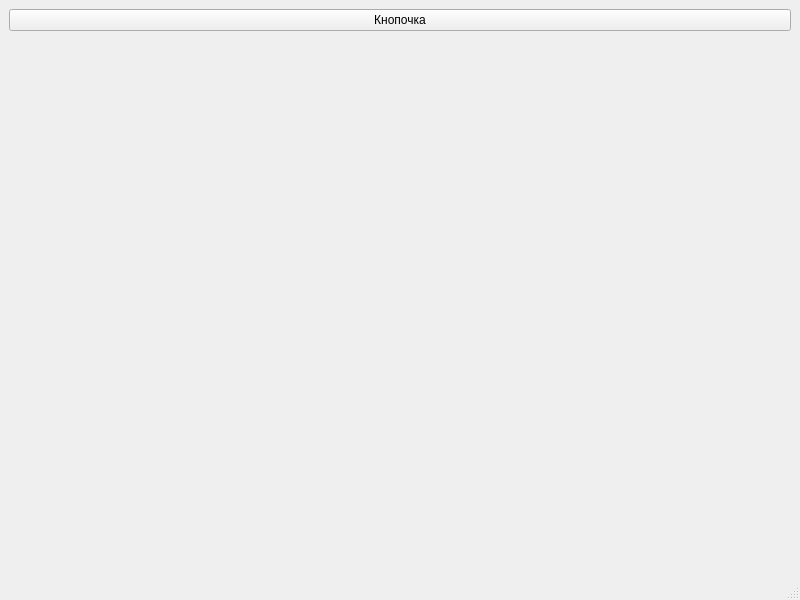
<?xml version="1.0" encoding="UTF-8"?>
<ui version="4.0">
 <class>MainWindow</class>
 <widget class="QMainWindow" name="MainWindow">
  <property name="geometry">
   <rect>
    <x>0</x>
    <y>0</y>
    <width>800</width>
    <height>600</height>
   </rect>
  </property>
  <property name="windowTitle">
   <string>MainWindow</string>
  </property>
  <widget class="QWidget" name="centralwidget">
   <layout class="QVBoxLayout" name="verticalLayout_2">
    <item>
     <layout class="QVBoxLayout" name="verticalLayout">
      <item>
       <widget class="QPushButton" name="pushButton">
        <property name="text">
         <string>Кнопочка</string>
        </property>
       </widget>
      </item>
      <item>
       <widget class="QLabel" name="label">
        <property name="text">
         <string/>
        </property>
       </widget>
      </item>
     </layout>
    </item>
   </layout>
  </widget>
  <widget class="QMenuBar" name="menubar">
   <property name="geometry">
    <rect>
     <x>0</x>
     <y>0</y>
     <width>800</width>
     <height>21</height>
    </rect>
   </property>
  </widget>
  <widget class="QStatusBar" name="statusbar"/>
 </widget>
 <resources/>
 <connections/>
</ui>
